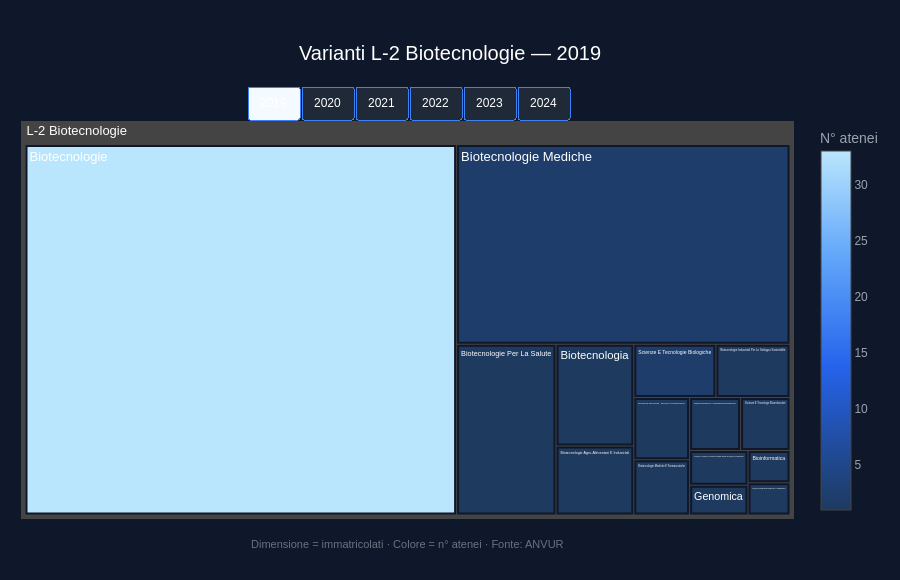

The notebook cell saved with this chart:
### Code cell
# ── G8b — Treemap varianti L-2 ────────────────────────────────────────────

df_var = df_anvur[df_anvur['Anno accademico'] >= 2019].copy()
df_var['corso_nome'] = df_var['corso_nome'].str.title().str.strip()

anni_tree = sorted(df_var['Anno accademico'].unique())

fig8b = go.Figure()

for i, anno in enumerate(anni_tree):
    subset = (
        df_var[df_var['Anno accademico'] == anno]
        .groupby('corso_nome').agg(
            imm=('imm', 'sum'),
            n_atenei=('ateneo_clean', 'nunique')
        ).reset_index()
    )

    fig8b.add_trace(go.Treemap(
        labels=subset['corso_nome'],
        parents=['L-2 Biotecnologie'] * len(subset),
        values=subset['imm'],
        customdata=subset[['n_atenei', 'imm']],
        hovertemplate=(
            '<b>%{label}</b><br>'
            'Immatricolati: <b>%{customdata[1]:,.0f}</b><br>'
            'N° atenei: <b>%{customdata[0]}</b>'
            '<extra></extra>'
        ),
        marker=dict(
            colorscale=[
                [0.0, '#1E3A5F'],
                [0.4, '#2563EB'],
                [0.7, '#60A5FA'],
                [1.0, '#BAE6FD'],
            ],
            colors=subset['n_atenei'],
            colorbar=dict(
                title=dict(text='N° atenei', font=dict(color='#9CA3AF')),
                tickfont=dict(color='#9CA3AF'),
            ),
            showscale=True,
            line=dict(color='#0F172A', width=2),
        ),
        textfont=dict(size=13, color='white', family='Arial'),
        visible=(i == 0),
    ))

# Bottoni anno
buttons = []
for i, anno in enumerate(anni_tree):
    vis = [j == i for j in range(len(anni_tree))]
    buttons.append(dict(
        label=str(anno),
        method='update',
        args=[
            {'visible': vis},
            {'title': dict(
                text=f'Varianti L-2 Biotecnologie — {anno}',
                font=dict(size=20, color='white', family='Arial'),
                x=0.5, xanchor='center'
            )}
        ]
    ))

fig8b.update_layout(
    title=dict(
        text=f'Varianti L-2 Biotecnologie — {anni_tree[0]}',
        font=dict(size=20, color='white', family='Arial'),
        x=0.5, xanchor='center'
    ),
    updatemenus=[dict(
        type='buttons',
        direction='right',
        x=0.5, xanchor='center',
        y=1.10, yanchor='top',
        buttons=buttons,
        bgcolor='#1F2937',
        bordercolor='#3B82F6',
        borderwidth=1,
        font=dict(size=12, family='Arial', color='white'),
        active=0,
        pad=dict(r=6, l=6, t=6, b=6),
    )],
    annotations=[
        dict(
            x=0.5, y=-0.08,
            xref='paper', yref='paper',
            text='Dimensione = immatricolati · Colore = n° atenei · Fonte: ANVUR',
            showarrow=False,
            font=dict(size=11, color='#6B7280'),
            align='center'
        )
    ],
    height=580,
    margin=dict(t=120, b=60, l=20, r=20),
    font=dict(family='Arial', size=12),
    paper_bgcolor='#0F172A',
)

fig8b.show()

### Figure 1 — Plotly figure (JSON) as saved in the notebook; plotly's stock layout.template omitted (floating-point values rounded to 4 significant figures)
{"data": [{"customdata": [[1.0, 32.0], [1.0, 82.0], [1.0, 187.0], [33.0, 3780.0], [1.0, 127.0], [1.0, 64.0], [1.0, 93.0], [2.0, 1575.0], [1.0, 73.0], [1.0, 401.0], [1.0, 48.0], [1.0, 41.0], [1.0, 32.0], [2.0, 103.0], [1.0, 62.0]], "hovertemplate": "<b>%{label}</b><br>Immatricolati: <b>%{customdata[1]:,.0f}</b><br>N° atenei: <b>%{customdata[0]}</b><extra></extra>", "labels": ["Bioinformatica", "Bioscienze E Biotecnologia -  Biosciences And Biotechnology", "Biotecnologia", "Biotecnologie", "Biotecnologie Agro-Alimentari E Industriali", "Biotecnologie E Analisi Bioinformatiche", "Biotecnologie Industriali Per Lo Sviluppo Sostenibile", "Biotecnologie Mediche", "Biotecnologie Mediche E Farmaceutiche", "Biotecnologie Per La Salute", "Corso Di Laurea In Biotecnologie Biomolecolari E Industriali", "Genomica", "Ricerca Biotecnologica In Medicina", "Scienze E Tecnologie Biologiche", "Scienze E Tecnologie Biomolecolari"], "marker": {"colorbar": {"tickfont": {"color": "#9CA3AF"}, "title": {"font": {"color": "#9CA3AF"}, "text": "N° atenei"}}, "colors": [1, 1, 1, 33, 1, 1, 1, 2, 1, 1, 1, 1, 1, 2, 1], "colorscale": [[0, "#1E3A5F"], [0.4, "#2563EB"], [0.7, "#60A5FA"], [1, "#BAE6FD"]], "line": {"color": "#0F172A", "width": 2}, "showscale": true}, "parents": ["L-2 Biotecnologie", "L-2 Biotecnologie", "L-2 Biotecnologie", "L-2 Biotecnologie", "L-2 Biotecnologie", "L-2 Biotecnologie", "L-2 Biotecnologie", "L-2 Biotecnologie", "L-2 Biotecnologie", "L-2 Biotecnologie", "L-2 Biotecnologie", "L-2 Biotecnologie", "L-2 Biotecnologie", "L-2 Biotecnologie", "L-2 Biotecnologie"], "textfont": {"color": "white", "family": "Arial", "size": 13}, "type": "treemap", "values": [32.0, 82.0, 187.0, 3780.0, 127.0, 64.0, 93.0, 1575.0, 73.0, 401.0, 48.0, 41.0, 32.0, 103.0, 62.0], "visible": true}, {"customdata": [[1.0, 33.0], [1.0, 79.0], [1.0, 203.0], [33.0, 5001.0], [1.0, 33.0], [1.0, 72.0], [1.0, 84.0], [2.0, 753.0], [1.0, 98.0], [1.0, 395.0], [1.0, 55.0], [1.0, 49.0], [1.0, 37.0], [2.0, 106.0], [1.0, 53.0]], "hovertemplate": "<b>%{label}</b><br>Immatricolati: <b>%{customdata[1]:,.0f}</b><br>N° atenei: <b>%{customdata[0]}</b><extra></extra>", "labels": ["Bioinformatica", "Bioscienze E Biotecnologia -  Biosciences And Biotechnology", "Biotecnologia", "Biotecnologie", "Biotecnologie Agro-Alimentari E Industriali", "Biotecnologie E Analisi Bioinformatiche", "Biotecnologie Industriali Per Lo Sviluppo Sostenibile", "Biotecnologie Mediche", "Biotecnologie Mediche E Farmaceutiche", "Biotecnologie Per La Salute", "Corso Di Laurea In Biotecnologie Biomolecolari E Industriali", "Genomica", "Ricerca Biotecnologica In Medicina", "Scienze E Tecnologie Biologiche", "Scienze E Tecnologie Biomolecolari"], "marker": {"colorbar": {"tickfont": {"color": "#9CA3AF"}, "title": {"font": {"color": "#9CA3AF"}, "text": "N° atenei"}}, "colors": [1, 1, 1, 33, 1, 1, 1, 2, 1, 1, 1, 1, 1, 2, 1], "colorscale": [[0, "#1E3A5F"], [0.4, "#2563EB"], [0.7, "#60A5FA"], [1, "#BAE6FD"]], "line": {"color": "#0F172A", "width": 2}, "showscale": true}, "parents": ["L-2 Biotecnologie", "L-2 Biotecnologie", "L-2 Biotecnologie", "L-2 Biotecnologie", "L-2 Biotecnologie", "L-2 Biotecnologie", "L-2 Biotecnologie", "L-2 Biotecnologie", "L-2 Biotecnologie", "L-2 Biotecnologie", "L-2 Biotecnologie", "L-2 Biotecnologie", "L-2 Biotecnologie", "L-2 Biotecnologie", "L-2 Biotecnologie"], "textfont": {"color": "white", "family": "Arial", "size": 13}, "type": "treemap", "values": [33.0, 79.0, 203.0, 5001.0, 33.0, 72.0, 84.0, 753.0, 98.0, 395.0, 55.0, 49.0, 37.0, 106.0, 53.0], "visible": false}, {"customdata": [[1.0, 33.0], [1.0, 77.0], [1.0, 203.0], [33.0, 4814.0], [1.0, 48.0], [1.0, 61.0], [1.0, 90.0], [2.0, 500.0], [1.0, 95.0], [1.0, 400.0], [1.0, 57.0], [1.0, 48.0], [1.0, 37.0], [2.0, 100.0], [1.0, 57.0]], "hovertemplate": "<b>%{label}</b><br>Immatricolati: <b>%{customdata[1]:,.0f}</b><br>N° atenei: <b>%{customdata[0]}</b><extra></extra>", "labels": ["Bioinformatica", "Bioscienze E Biotecnologia -  Biosciences And Biotechnology", "Biotecnologia", "Biotecnologie", "Biotecnologie Agro-Alimentari E Industriali", "Biotecnologie E Analisi Bioinformatiche", "Biotecnologie Industriali Per Lo Sviluppo Sostenibile", "Biotecnologie Mediche", "Biotecnologie Mediche E Farmaceutiche", "Biotecnologie Per La Salute", "Corso Di Laurea In Biotecnologie Biomolecolari E Industriali", "Genomica", "Ricerca Biotecnologica In Medicina", "Scienze E Tecnologie Biologiche", "Scienze E Tecnologie Biomolecolari"], "marker": {"colorbar": {"tickfont": {"color": "#9CA3AF"}, "title": {"font": {"color": "#9CA3AF"}, "text": "N° atenei"}}, "colors": [1, 1, 1, 33, 1, 1, 1, 2, 1, 1, 1, 1, 1, 2, 1], "colorscale": [[0, "#1E3A5F"], [0.4, "#2563EB"], [0.7, "#60A5FA"], [1, "#BAE6FD"]], "line": {"color": "#0F172A", "width": 2}, "showscale": true}, "parents": ["L-2 Biotecnologie", "L-2 Biotecnologie", "L-2 Biotecnologie", "L-2 Biotecnologie", "L-2 Biotecnologie", "L-2 Biotecnologie", "L-2 Biotecnologie", "L-2 Biotecnologie", "L-2 Biotecnologie", "L-2 Biotecnologie", "L-2 Biotecnologie", "L-2 Biotecnologie", "L-2 Biotecnologie", "L-2 Biotecnologie", "L-2 Biotecnologie"], "textfont": {"color": "white", "family": "Arial", "size": 13}, "type": "treemap", "values": [33.0, 77.0, 203.0, 4814.0, 48.0, 61.0, 90.0, 500.0, 95.0, 400.0, 57.0, 48.0, 37.0, 100.0, 57.0], "visible": false}, {"customdata": [[1.0, 36.0], [1.0, 77.0], [1.0, 205.0], [33.0, 4465.0], [1.0, 42.0], [1.0, 70.0], [1.0, 84.0], [2.0, 460.0], [1.0, 94.0], [1.0, 391.0], [1.0, 51.0], [1.0, 42.0], [1.0, 35.0], [2.0, 109.0], [1.0, 57.0]], "hovertemplate": "<b>%{label}</b><br>Immatricolati: <b>%{customdata[1]:,.0f}</b><br>N° atenei: <b>%{customdata[0]}</b><extra></extra>", "labels": ["Bioinformatica", "Bioscienze E Biotecnologia -  Biosciences And Biotechnology", "Biotecnologia", "Biotecnologie", "Biotecnologie Agro-Alimentari E Industriali", "Biotecnologie E Analisi Bioinformatiche", "Biotecnologie Industriali Per Lo Sviluppo Sostenibile", "Biotecnologie Mediche", "Biotecnologie Mediche E Farmaceutiche", "Biotecnologie Per La Salute", "Corso Di Laurea In Biotecnologie Biomolecolari E Industriali", "Genomica", "Ricerca Biotecnologica In Medicina", "Scienze E Tecnologie Biologiche", "Scienze E Tecnologie Biomolecolari"], "marker": {"colorbar": {"tickfont": {"color": "#9CA3AF"}, "title": {"font": {"color": "#9CA3AF"}, "text": "N° atenei"}}, "colors": [1, 1, 1, 33, 1, 1, 1, 2, 1, 1, 1, 1, 1, 2, 1], "colorscale": [[0, "#1E3A5F"], [0.4, "#2563EB"], [0.7, "#60A5FA"], [1, "#BAE6FD"]], "line": {"color": "#0F172A", "width": 2}, "showscale": true}, "parents": ["L-2 Biotecnologie", "L-2 Biotecnologie", "L-2 Biotecnologie", "L-2 Biotecnologie", "L-2 Biotecnologie", "L-2 Biotecnologie", "L-2 Biotecnologie", "L-2 Biotecnologie", "L-2 Biotecnologie", "L-2 Biotecnologie", "L-2 Biotecnologie", "L-2 Biotecnologie", "L-2 Biotecnologie", "L-2 Biotecnologie", "L-2 Biotecnologie"], "textfont": {"color": "white", "family": "Arial", "size": 13}, "type": "treemap", "values": [36.0, 77.0, 205.0, 4465.0, 42.0, 70.0, 84.0, 460.0, 94.0, 391.0, 51.0, 42.0, 35.0, 109.0, 57.0], "visible": false}, {"customdata": [[1.0, 23.0], [1.0, 98.0], [1.0, 209.0], [33.0, 4762.0], [1.0, 29.0], [1.0, 63.0], [1.0, 50.0], [2.0, 561.0], [1.0, 95.0], [1.0, 397.0], [1.0, 55.0], [1.0, 40.0], [1.0, 33.0], [2.0, 129.0], [1.0, 58.0]], "hovertemplate": "<b>%{label}</b><br>Immatricolati: <b>%{customdata[1]:,.0f}</b><br>N° atenei: <b>%{customdata[0]}</b><extra></extra>", "labels": ["Bioinformatica", "Bioscienze E Biotecnologia -  Biosciences And Biotechnology", "Biotecnologia", "Biotecnologie", "Biotecnologie Agro-Alimentari E Industriali", "Biotecnologie E Analisi Bioinformatiche", "Biotecnologie Industriali Per Lo Sviluppo Sostenibile", "Biotecnologie Mediche", "Biotecnologie Mediche E Farmaceutiche", "Biotecnologie Per La Salute", "Corso Di Laurea In Biotecnologie Biomolecolari E Industriali", "Genomica", "Ricerca Biotecnologica In Medicina", "Scienze E Tecnologie Biologiche", "Scienze E Tecnologie Biomolecolari"], "marker": {"colorbar": {"tickfont": {"color": "#9CA3AF"}, "title": {"font": {"color": "#9CA3AF"}, "text": "N° atenei"}}, "colors": [1, 1, 1, 33, 1, 1, 1, 2, 1, 1, 1, 1, 1, 2, 1], "colorscale": [[0, "#1E3A5F"], [0.4, "#2563EB"], [0.7, "#60A5FA"], [1, "#BAE6FD"]], "line": {"color": "#0F172A", "width": 2}, "showscale": true}, "parents": ["L-2 Biotecnologie", "L-2 Biotecnologie", "L-2 Biotecnologie", "L-2 Biotecnologie", "L-2 Biotecnologie", "L-2 Biotecnologie", "L-2 Biotecnologie", "L-2 Biotecnologie", "L-2 Biotecnologie", "L-2 Biotecnologie", "L-2 Biotecnologie", "L-2 Biotecnologie", "L-2 Biotecnologie", "L-2 Biotecnologie", "L-2 Biotecnologie"], "textfont": {"color": "white", "family": "Arial", "size": 13}, "type": "treemap", "values": [23.0, 98.0, 209.0, 4762.0, 29.0, 63.0, 50.0, 561.0, 95.0, 397.0, 55.0, 40.0, 33.0, 129.0, 58.0], "visible": false}, {"customdata": [[1.0, 30.0], [1.0, 73.0], [1.0, 196.0], [34.0, 4757.0], [1.0, 34.0], [1.0, 57.0], [1.0, 44.0], [2.0, 588.0], [1.0, 95.0], [1.0, 425.0], [1.0, 81.0], [1.0, 30.0], [1.0, 30.0], [2.0, 115.0], [1.0, 60.0]], "hovertemplate": "<b>%{label}</b><br>Immatricolati: <b>%{customdata[1]:,.0f}</b><br>N° atenei: <b>%{customdata[0]}</b><extra></extra>", "labels": ["Bioinformatica", "Bioscienze E Biotecnologia -  Biosciences And Biotechnology", "Biotecnologia", "Biotecnologie", "Biotecnologie Agro-Alimentari E Industriali", "Biotecnologie E Analisi Bioinformatiche", "Biotecnologie Industriali Per Lo Sviluppo Sostenibile", "Biotecnologie Mediche", "Biotecnologie Mediche E Farmaceutiche", "Biotecnologie Per La Salute", "Corso Di Laurea In Biotecnologie Biomolecolari E Industriali", "Genomica", "Ricerca Biotecnologica In Medicina", "Scienze E Tecnologie Biologiche", "Scienze E Tecnologie Biomolecolari"], "marker": {"colorbar": {"tickfont": {"color": "#9CA3AF"}, "title": {"font": {"color": "#9CA3AF"}, "text": "N° atenei"}}, "colors": [1, 1, 1, 34, 1, 1, 1, 2, 1, 1, 1, 1, 1, 2, 1], "colorscale": [[0, "#1E3A5F"], [0.4, "#2563EB"], [0.7, "#60A5FA"], [1, "#BAE6FD"]], "line": {"color": "#0F172A", "width": 2}, "showscale": true}, "parents": ["L-2 Biotecnologie", "L-2 Biotecnologie", "L-2 Biotecnologie", "L-2 Biotecnologie", "L-2 Biotecnologie", "L-2 Biotecnologie", "L-2 Biotecnologie", "L-2 Biotecnologie", "L-2 Biotecnologie", "L-2 Biotecnologie", "L-2 Biotecnologie", "L-2 Biotecnologie", "L-2 Biotecnologie", "L-2 Biotecnologie", "L-2 Biotecnologie"], "textfont": {"color": "white", "family": "Arial", "size": 13}, "type": "treemap", "values": [30.0, 73.0, 196.0, 4757.0, 34.0, 57.0, 44.0, 588.0, 95.0, 425.0, 81.0, 30.0, 30.0, 115.0, 60.0], "visible": false}], "layout": {"annotations": [{"align": "center", "font": {"color": "#6B7280", "size": 11}, "showarrow": false, "text": "Dimensione = immatricolati · Colore = n° atenei · Fonte: ANVUR", "x": 0.5, "xref": "paper", "y": -0.08, "yref": "paper"}], "font": {"family": "Arial", "size": 12}, "height": 580, "margin": {"b": 60, "l": 20, "r": 20, "t": 120}, "paper_bgcolor": "#0F172A", "title": {"font": {"color": "white", "family": "Arial", "size": 20}, "text": "Varianti L-2 Biotecnologie — 2019", "x": 0.5, "xanchor": "center"}, "updatemenus": [{"active": 0, "bgcolor": "#1F2937", "bordercolor": "#3B82F6", "borderwidth": 1, "buttons": [{"args": [{"visible": [true, false, false, false, false, false]}, {"title": {"font": {"color": "white", "family": "Arial", "size": 20}, "text": "Varianti L-2 Biotecnologie — 2019", "x": 0.5, "xanchor": "center"}}], "label": "2019", "method": "update"}, {"args": [{"visible": [false, true, false, false, false, false]}, {"title": {"font": {"color": "white", "family": "Arial", "size": 20}, "text": "Varianti L-2 Biotecnologie — 2020", "x": 0.5, "xanchor": "center"}}], "label": "2020", "method": "update"}, {"args": [{"visible": [false, false, true, false, false, false]}, {"title": {"font": {"color": "white", "family": "Arial", "size": 20}, "text": "Varianti L-2 Biotecnologie — 2021", "x": 0.5, "xanchor": "center"}}], "label": "2021", "method": "update"}, {"args": [{"visible": [false, false, false, true, false, false]}, {"title": {"font": {"color": "white", "family": "Arial", "size": 20}, "text": "Varianti L-2 Biotecnologie — 2022", "x": 0.5, "xanchor": "center"}}], "label": "2022", "method": "update"}, {"args": [{"visible": [false, false, false, false, true, false]}, {"title": {"font": {"color": "white", "family": "Arial", "size": 20}, "text": "Varianti L-2 Biotecnologie — 2023", "x": 0.5, "xanchor": "center"}}], "label": "2023", "method": "update"}, {"args": [{"visible": [false, false, false, false, false, true]}, {"title": {"font": {"color": "white", "family": "Arial", "size": 20}, "text": "Varianti L-2 Biotecnologie — 2024", "x": 0.5, "xanchor": "center"}}], "label": "2024", "method": "update"}], "direction": "right", "font": {"color": "white", "family": "Arial", "size": 12}, "pad": {"b": 6, "l": 6, "r": 6, "t": 6}, "type": "buttons", "x": 0.5, "xanchor": "center", "y": 1.1, "yanchor": "top"}]}}
